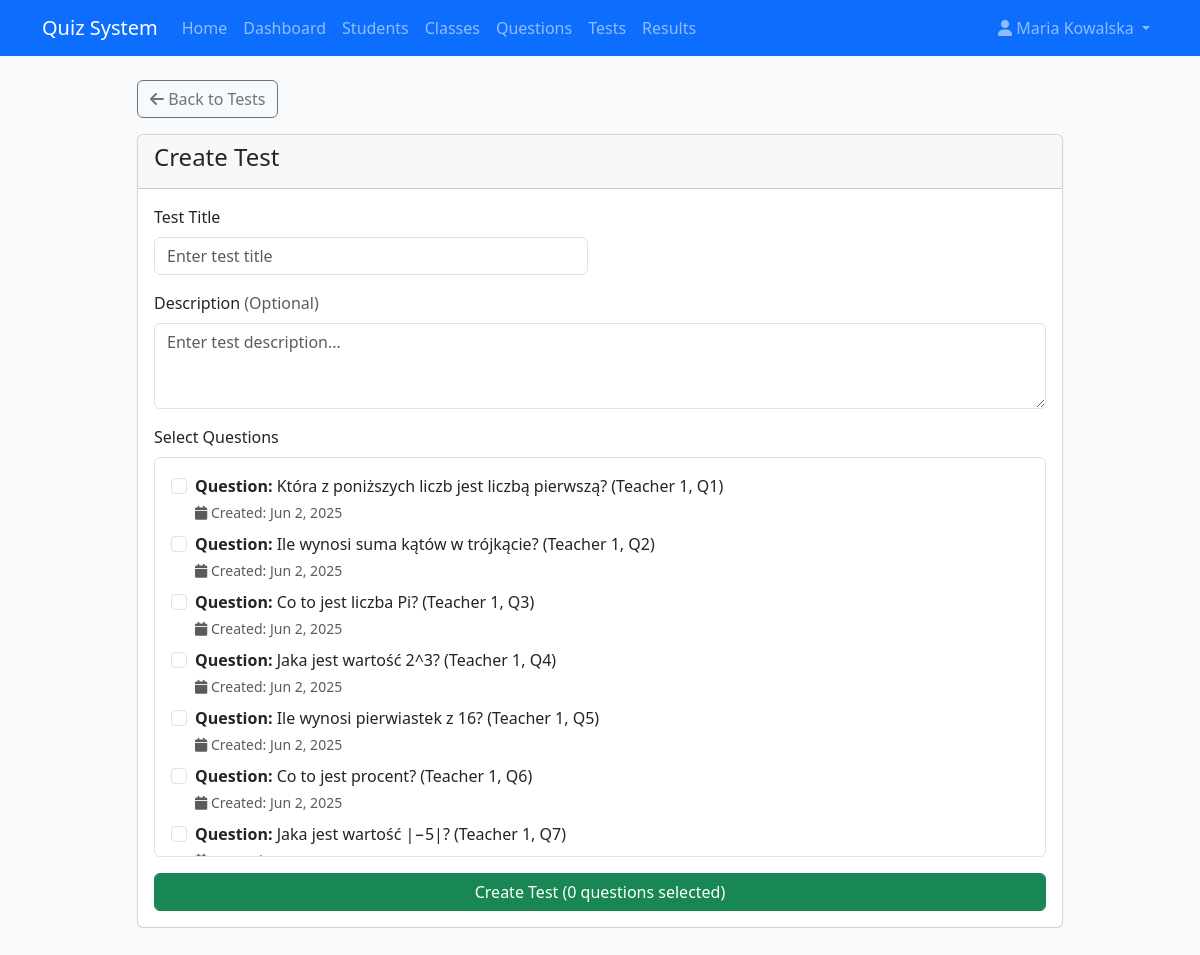
Page /quiz_system/teachers/addTest (signed in) on the committed database.
### tables this page shows
CREATE TABLE IF NOT EXISTS questions (
    id INT AUTO_INCREMENT PRIMARY KEY,
    content TEXT NOT NULL,
    created_by INT NOT NULL,
    created_at TIMESTAMP DEFAULT CURRENT_TIMESTAMP,
    FOREIGN KEY (created_by) REFERENCES users(id)
);

### quiz_system/app/core/Router.php (called while the page is built, shortened)
<?php
class Router {
    protected $action = 'index';
    protected $url;
    public function __construct() {
        $this->url = $this->parseUrl();
    }
    public function route() {
        $this->controller = new $this->controller;
        if(isset($this->url[1])) {
            if(method_exists($this->controller, $this->url[1])) {
                $this->action = $this->url[1];
            }
        }
        $this->params = $this->url ? array_values($this->url) : [];
        call_user_func_array([$this->controller, $this->action], $this->params);
    }
    protected function parseUrl() {
        if(isset($_GET['url'])) {
            $url = rtrim($_GET['url'], '/');
            $url = filter_var($url, FILTER_SANITIZE_URL);
            $url = explode('/', $url);
            return $url;
        }
        return [];
    }
}
?>

### quiz_system/index.php (called while the page is built, shortened)
<?php
require_once ROOT_PATH . '/app/config/database.php';
require_once ROOT_PATH . '/app/core/Router.php';
require_once ROOT_PATH . '/app/core/Controller.php';
require_once ROOT_PATH . '/app/core/Database.php';
require_once ROOT_PATH . '/app/models/Question.php';
$router = new Router();
$router->route();
?>

### quiz_system/app/core/Database.php (called while the page is built, shortened)
<?php
class Database {
    private $host = DB_HOST;
    private $user = DB_USER;
    private $pass = DB_PASS;
    private $dbname = DB_NAME;
    private $dbh;
    private $stmt;
    public function __construct() {
        $dsn = 'mysql:host=' . $this->host . ';dbname=' . $this->dbname;
        $options = [
            PDO::ATTR_PERSISTENT => true,
            PDO::ATTR_ERRMODE => PDO::ERRMODE_EXCEPTION
        ];
        try {
            $this->dbh = new PDO($dsn, $this->user, $this->pass, $options);
        } catch(PDOException $e) {
            $this->error = $e->getMessage();
            echo $this->error;
        }
    }
    public function query($sql) {
        $this->stmt = $this->dbh->prepare($sql);
    }
    public function bind($param, $value, $type = null) {
        if(is_null($type)) {
            switch(true) {
                case is_int($value):
                    $type = PDO::PARAM_INT;
                    break;
            }
        }
        $this->stmt->bindValue($param, $value, $type);
    }
    public function execute() {
        return $this->stmt->execute();
    }
    public function resultSet() {
        $this->execute();
        return $this->stmt->fetchAll(PDO::FETCH_OBJ);
    }
}
?>

### quiz_system/app/models/Question.php (called while the page is built, shortened)
<?php
class Question {
    private $db;
    public function __construct() {
        $this->db = new Database;
    }
    public function getQuestionsByTeacher($teacher_id) {
        $this->db->query('SELECT * FROM questions WHERE created_by = :teacher_id ORDER BY created_at DESC');
        $this->db->bind(':teacher_id', $teacher_id);
        return $this->db->resultSet();
    }
}
?>

### quiz_system/app/views/teachers/tests/add.php (the view, shortened to what this page needs)
<?php require APP_ROOT . '/views/inc/header.php'; ?>
<div class="row">
    <div class="col-md-10 mx-auto">
        <a href="<?php echo URL_ROOT; ?>/teachers/tests" class="btn btn-outline-secondary mb-3">
            <i class="fas fa-arrow-left"></i> Back to Tests
        </a>
        <div class="card">
            <div class="card-header">
                <h4><?php echo $page_title; ?></h4>
            </div>
            <div class="card-body">
                <form action="<?php echo URL_ROOT; ?>/teachers/addTest" method="post">
                    <div class="row">
                        <div class="col-md-6">
                            <div class="mb-3">
                                <label for="title" class="form-label">Test Title</label>
                                <input type="text" name="title" class="form-control <?php echo (!empty($title_err)) ? 'is-invalid' : ''; ?>"
                                       value="<?php echo $title; ?>" placeholder="Enter test title">
                            </div>
                        </div>
                    </div>
                    <div class="mb-3">
                        <label for="description" class="form-label">Description <span class="text-muted">(Optional)</span></label>
                        <textarea name="description" class="form-control" rows="3"
                                  placeholder="Enter test description..."><?php echo $description; ?></textarea>
                    </div>
                    <div class="mb-3">
                        <label class="form-label">Select Questions</label>
                        <?php if(!empty($all_questions)) : ?>
                            <div class="border rounded p-3" style="max-height: 400px; overflow-y: auto;">
                                <?php foreach($all_questions as $question) : ?>
                                    <div class="form-check mb-2">
                                        <input class="form-check-input" type="checkbox" name="questions[]"
                                               value="<?php echo $question->id; ?>" id="question_<?php echo $question->id; ?>"
                                               <?php echo (in_array($question->id, $questions)) ? 'checked' : ''; ?>>
                                        <label class="form-check-label" for="question_<?php echo $question->id; ?>">
                                            <div class="question-preview">
                                                <strong>Question:</strong> <?php echo substr($question->content, 0, 100) . (strlen($question->content) > 100 ? '...' : ''); ?>
                                                <div class="small text-muted mt-1">
                                                    <i class="fas fa-calendar"></i> Created: <?php echo date('M j, Y', strtotime($question->created_at)); ?>
                                                </div>
                                            </div>
                                        </label>
                                    </div>
                                <?php endforeach; ?>
                            </div>
                        <?php else : ?>
                            <div class="alert alert-info">
                                <p class="mb-0">You haven't created any questions yet. <a href="<?php echo URL_ROOT; ?>/teachers/addQuestion">Create a question</a> first to build a test.</p>
                            </div>
                        <?php endif; ?>
                    </div>
                    <?php if(!empty($all_questions)) : ?>
                        <div class="d-grid">
                            <input type="submit" value="Create Test" class="btn btn-success">
                        </div>
                    <?php endif; ?>
                </form>
            </div>
        </div>
    </div>
</div>
<?php require APP_ROOT . '/views/inc/footer.php'; ?>

### quiz_system/public/css/style.css (style rules this page uses)
body { background-color: #f8f9fa; }
html, body { height: 100%; }
body { display: flex; flex-direction: column; }

### rows in the picture
questions: content "Która z poniższych liczb jest liczbą pierwszą? (Teacher 1, Q1)", created_at "Jun 2, 2025"
questions: content "Ile wynosi suma kątów w trójkącie? (Teacher 1, Q2)", created_at "Jun 2, 2025"
questions: content "Co to jest liczba Pi? (Teacher 1, Q3)", created_at "Jun 2, 2025"
questions: content "Jaka jest wartość 2^3? (Teacher 1, Q4)", created_at "Jun 2, 2025"
questions: content "Ile wynosi pierwiastek z 16? (Teacher 1, Q5)", created_at "Jun 2, 2025"
questions: content "Co to jest procent? (Teacher 1, Q6)", created_at "Jun 2, 2025"
questions: content "Jaka jest wartość |−5|? (Teacher 1, Q7)"

### other values in the picture
SITE_NAME "Quiz System"
$_SESSION['user_name'] "Maria Kowalska"
$page_title "Create Test"
